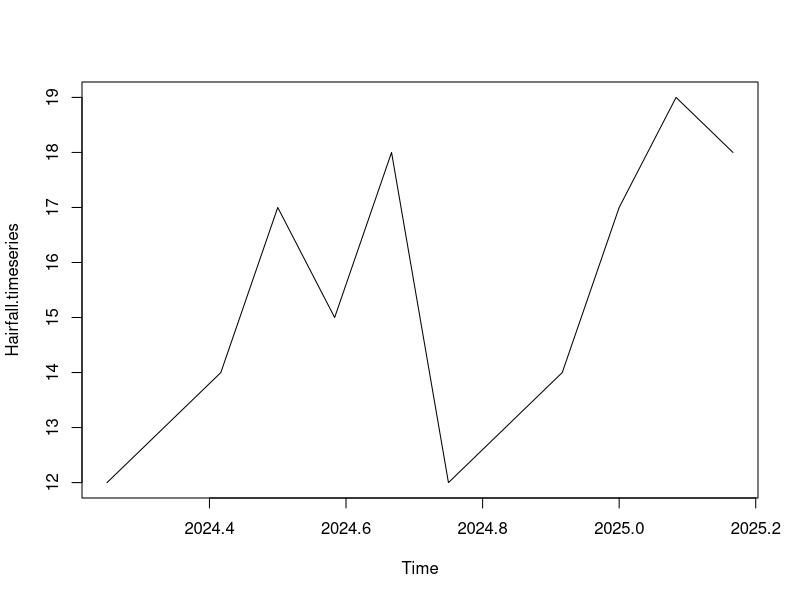

The R source for this figure:
Hairfall<-c(12,13,14,17,15,18,12,13,14,17,19,18)
Hairfall

Hairfall.timeseries<-ts(Hairfall,start=c(2024,4),frequency=12)
Hairfall.timeseries
plot(Hairfall.timeseries)